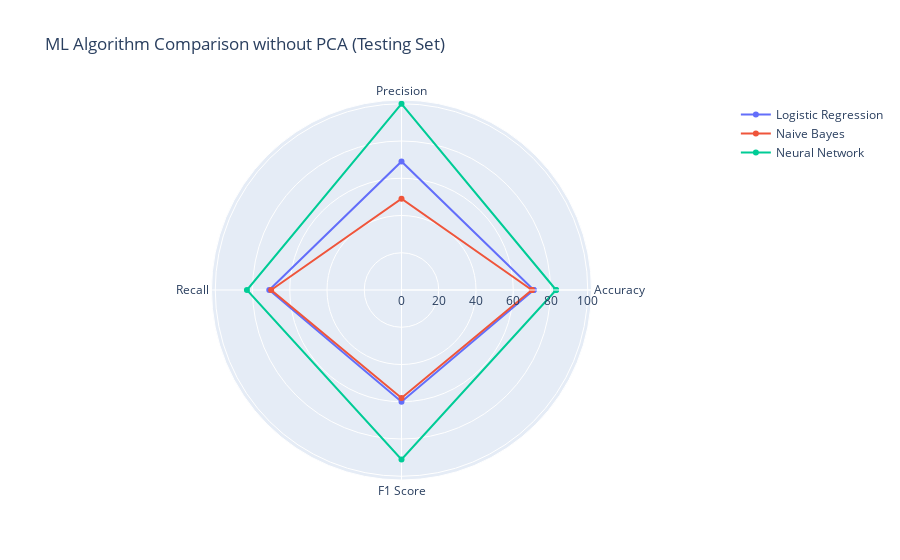
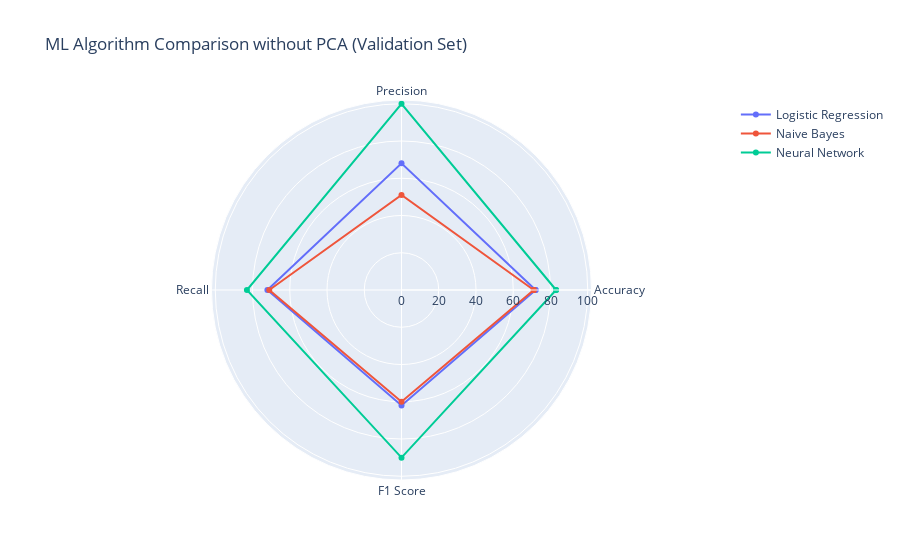

Notebook cell for these charts, in order:
### Markdown cell above
# Data visualization without PCA

### Code cell
categories = ['Accuracy', 'Precision', 'Recall', 'F1 Score']
categories = [*categories, categories[0]]
test_LR_wo_PCA = [np.round(100*0.705979), np.round(100*0.686665), np.round(100*0.705979), np.round(100*0.599407)]
test_NB_wo_PCA = [np.round(100*0.698608), np.round(100*0.489025), np.round(100*0.698608), np.round(100*0.575324)]
test_NN_wo_PCA = [np.round(100*0.832105), np.round(100*1), np.round(100*0.832105), np.round(100*0.908359)]
test_LR_wo_PCA = [*test_LR_wo_PCA, test_LR_wo_PCA[0]]
test_NB_wo_PCA = [*test_NB_wo_PCA, test_NB_wo_PCA[0]]
test_NN_wo_PCA = [*test_NN_wo_PCA, test_NN_wo_PCA[0]]

fig = go.Figure(
    data=[
        go.Scatterpolar(r=test_LR_wo_PCA, theta=categories, name='Logistic Regression'),
        go.Scatterpolar(r=test_NB_wo_PCA, theta=categories, name='Naive Bayes'),
        go.Scatterpolar(r=test_NN_wo_PCA, theta=categories, name='Neural Network')
    ],
    layout=go.Layout(
        title=go.layout.Title(text='ML Algorithm Comparison without PCA (Testing Set)'),
        polar={'radialaxis': {'visible': True}},
        showlegend=True
    )
)

plotly.offline.iplot(fig)

val_LR_wo_PCA = [np.round(100*0.717797), np.round(100*0.682237), np.round(100*0.717797), np.round(100*0.615698)]
val_NB_wo_PCA = [np.round(100* 0.714848), np.round(100*0.512214), np.round(100* 0.714848), np.round(100*0.596799)]
val_NN_wo_PCA = [np.round(100*0.825959), np.round(100*1), np.round(100*0.825959), np.round(100*0.904685)]
val_LR_wo_PCA = [*val_LR_wo_PCA, val_LR_wo_PCA[0]]
val_NB_wo_PCA = [*val_NB_wo_PCA, val_NB_wo_PCA[0]]
val_NN_wo_PCA = [*val_NN_wo_PCA, val_NN_wo_PCA[0]]

fig2 = go.Figure(
    data=[
        go.Scatterpolar(r=val_LR_wo_PCA, theta=categories, name='Logistic Regression'),
        go.Scatterpolar(r=val_NB_wo_PCA, theta=categories, name='Naive Bayes'),
        go.Scatterpolar(r=val_NN_wo_PCA, theta=categories, name='Neural Network')
    ],
    layout=go.Layout(
        title=go.layout.Title(text='ML Algorithm Comparison without PCA (Validation Set)'),
        polar={'radialaxis': {'visible': True}},
        showlegend=True
    )
)

plotly.offline.iplot(fig2)

### Figure 1 — Plotly figure (JSON) as saved in the notebook; plotly's stock layout.template omitted (floating-point values rounded to 4 significant figures)
{"data": [{"name": "Logistic Regression", "r": [71, 69, 71, 60, 71], "theta": ["Accuracy", "Precision", "Recall", "F1 Score", "Accuracy"], "type": "scatterpolar"}, {"name": "Naive Bayes", "r": [70, 49, 70, 58, 70], "theta": ["Accuracy", "Precision", "Recall", "F1 Score", "Accuracy"], "type": "scatterpolar"}, {"name": "Neural Network", "r": [83, 100, 83, 91, 83], "theta": ["Accuracy", "Precision", "Recall", "F1 Score", "Accuracy"], "type": "scatterpolar"}], "layout": {"polar": {"radialaxis": {"visible": true}}, "showlegend": true, "title": {"text": "ML Algorithm Comparison without PCA (Testing Set)"}}}

### Figure 2 — Plotly figure (JSON) as saved in the notebook; plotly's stock layout.template omitted (floating-point values rounded to 4 significant figures)
{"data": [{"name": "Logistic Regression", "r": [72, 68, 72, 62, 72], "theta": ["Accuracy", "Precision", "Recall", "F1 Score", "Accuracy"], "type": "scatterpolar"}, {"name": "Naive Bayes", "r": [71, 51, 71, 60, 71], "theta": ["Accuracy", "Precision", "Recall", "F1 Score", "Accuracy"], "type": "scatterpolar"}, {"name": "Neural Network", "r": [83, 100, 83, 90, 83], "theta": ["Accuracy", "Precision", "Recall", "F1 Score", "Accuracy"], "type": "scatterpolar"}], "layout": {"polar": {"radialaxis": {"visible": true}}, "showlegend": true, "title": {"text": "ML Algorithm Comparison without PCA (Validation Set)"}}}
